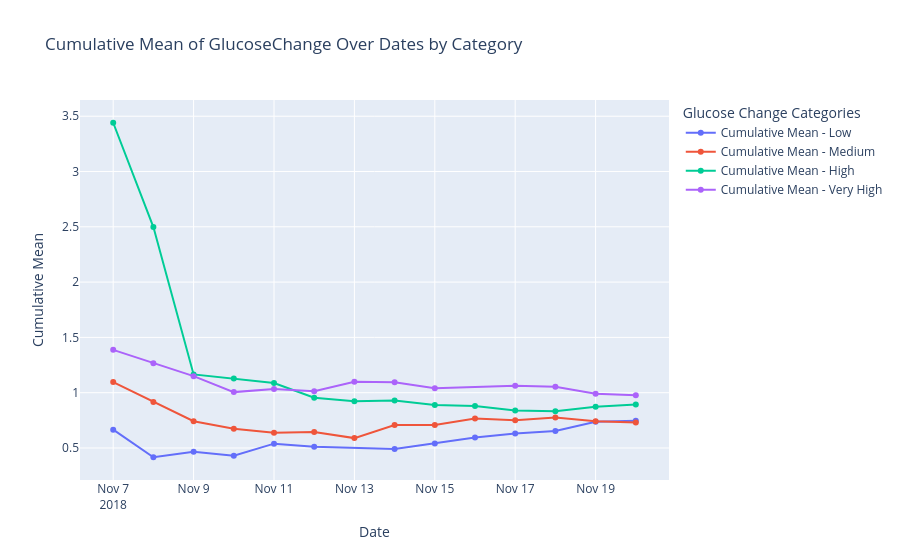

The code cell stored with this chart in its notebook:
### Code cell
def plot_multiple_cumulative_means(data_dict):
    fig = go.Figure()
    
    for label, data in data_dict.items():
        unique_dates = sorted(data['Timestamp'].dt.date.unique())
        cumulative_means = []
        
        for i in range(len(unique_dates)):
            current_data = data[data['Timestamp'].dt.date <= unique_dates[i]]
            mean = current_data['GlucoseChange'].mean()
            cumulative_means.append(mean)
        
        fig.add_trace(go.Scatter(
            x=unique_dates,
            y=cumulative_means,
            mode='lines+markers',
            name=f'Cumulative Mean - {label}'
        ))
    
    fig.update_layout(
        title="Cumulative Mean of GlucoseChange Over Dates by Category",
        xaxis_title="Date",
        yaxis_title="Cumulative Mean",
        legend_title="Glucose Change Categories"
    )
    
    fig.show()
    
data_dict = {
    "Low": actgluco_low,
    "Medium": actgluco_medium,
    "High": actgluco_high,
    "Very High": actgluco_very_high
}

plot_multiple_cumulative_means(data_dict)

### Figure 1 — Plotly figure (JSON) as saved in the notebook; plotly's stock layout.template omitted (floating-point values rounded to 4 significant figures)
{"data": [{"mode": "lines+markers", "name": "Cumulative Mean - Low", "type": "scatter", "x": ["2018-11-07", "2018-11-08", "2018-11-09", "2018-11-10", "2018-11-11", "2018-11-12", "2018-11-14", "2018-11-15", "2018-11-16", "2018-11-17", "2018-11-18", "2018-11-19", "2018-11-20"], "y": [0.666, 0.4162, 0.4662, 0.4301, 0.5391, 0.5106, 0.4902, 0.5406, 0.5938, 0.6302, 0.6546, 0.7371, 0.7453]}, {"mode": "lines+markers", "name": "Cumulative Mean - Medium", "type": "scatter", "x": ["2018-11-07", "2018-11-08", "2018-11-09", "2018-11-10", "2018-11-11", "2018-11-12", "2018-11-13", "2018-11-14", "2018-11-15", "2018-11-16", "2018-11-17", "2018-11-18", "2018-11-19", "2018-11-20"], "y": [1.096, 0.9157, 0.7417, 0.6745, 0.6382, 0.6444, 0.5894, 0.7076, 0.7085, 0.7672, 0.75, 0.7757, 0.7411, 0.7306]}, {"mode": "lines+markers", "name": "Cumulative Mean - High", "type": "scatter", "x": ["2018-11-07", "2018-11-08", "2018-11-09", "2018-11-10", "2018-11-11", "2018-11-12", "2018-11-13", "2018-11-14", "2018-11-15", "2018-11-16", "2018-11-17", "2018-11-18", "2018-11-19", "2018-11-20"], "y": [3.441, 2.497, 1.165, 1.128, 1.087, 0.9548, 0.9235, 0.9296, 0.8888, 0.8792, 0.8394, 0.8319, 0.8721, 0.8939]}, {"mode": "lines+markers", "name": "Cumulative Mean - Very High", "type": "scatter", "x": ["2018-11-07", "2018-11-08", "2018-11-09", "2018-11-10", "2018-11-11", "2018-11-12", "2018-11-13", "2018-11-14", "2018-11-15", "2018-11-17", "2018-11-18", "2018-11-19", "2018-11-20"], "y": [1.387, 1.265, 1.15, 1.005, 1.034, 1.012, 1.099, 1.094, 1.04, 1.063, 1.053, 0.9897, 0.9761]}], "layout": {"legend": {"title": {"text": "Glucose Change Categories"}}, "title": {"text": "Cumulative Mean of GlucoseChange Over Dates by Category"}, "xaxis": {"title": {"text": "Date"}}, "yaxis": {"title": {"text": "Cumulative Mean"}}}}
